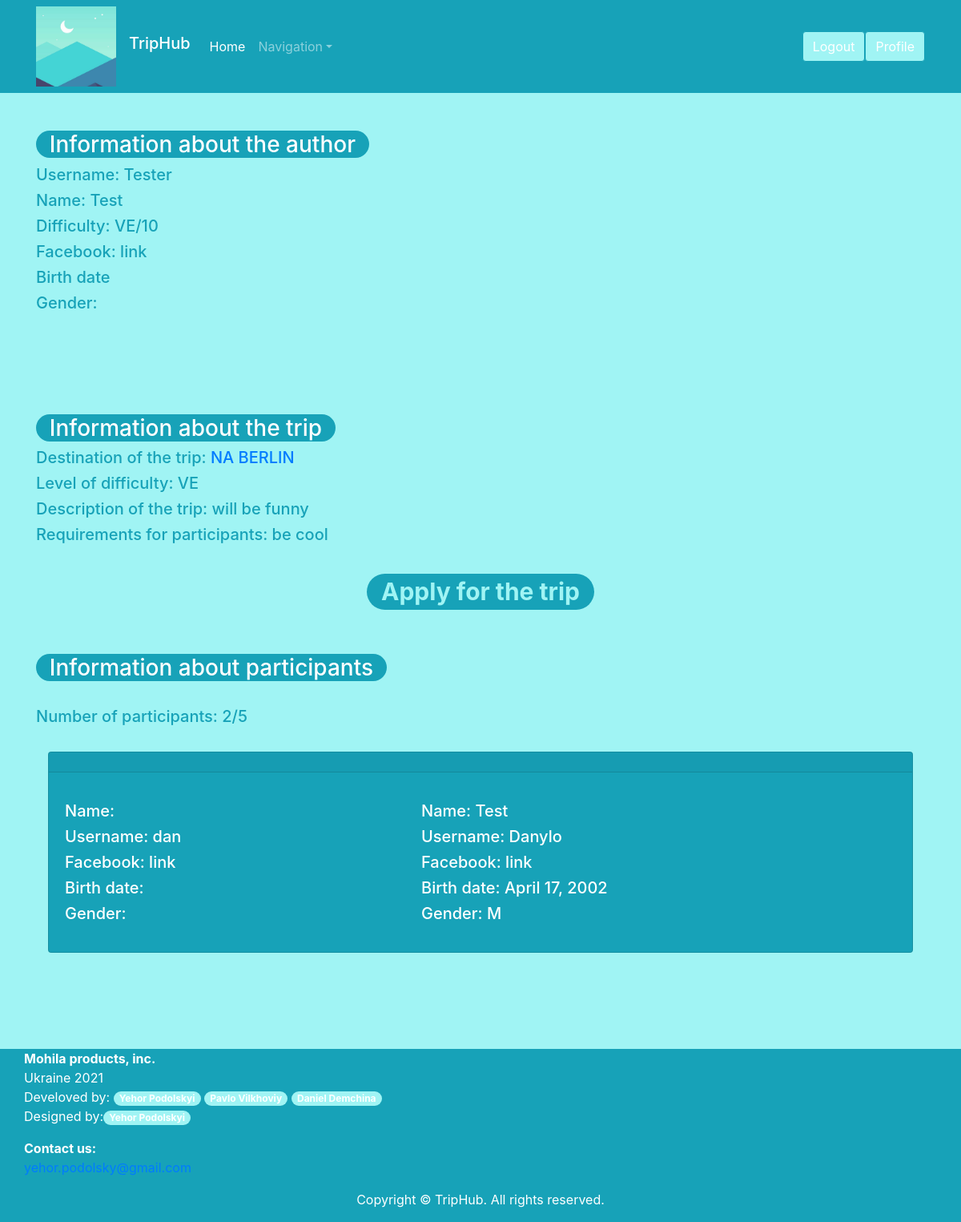
The page /trips/trip/1 (signed in) on the database its author committed.
### trips/models.py (models this page shows, shortened)
class Trip(models.Model):
    name_tr = models.CharField(max_length=100, unique=True)
    destination = models.CharField(max_length=30)
    description = models.TextField()
    requirements = models.TextField()
    startDate = models.DateField(default='2021-07-21')
    numberOfParticipants = models.IntegerField()
    google_link = models.URLField()
    created_at = models.DateTimeField(auto_now_add=True)
    author = models.ForeignKey(User, related_name='trips', on_delete=models.CASCADE)
    difficulty_level = models.CharField(max_length=30, choices=DIFFICULTY_LEVELS)

class Participation(models.Model):
    trip = models.ForeignKey(Trip, related_name='participation', on_delete=models.CASCADE)
    applied_by = models.ForeignKey(User, related_name='participation', on_delete=models.CASCADE)
    applied_at = models.DateTimeField(auto_now_add=True)

class Profile(models.Model):
    user = models.OneToOneField(User, on_delete=models.CASCADE)
    first_name = models.CharField(max_length=100)
    second_name = models.CharField(max_length=100)
    email = models.EmailField()
    facebook = models.URLField()
    date_of_birth = models.DateField()
    phone = models.CharField(max_length=10)
    gender = models.CharField(max_length=6, choices=GENDER_CHOICES)

### trips/views.py (the view)
# urls.py: path('trip/<int:trip_id>', views.current_trip, name='current_trip'),
@login_required
def current_trip(request, trip_id):
    trip = get_object_or_404(Trip, pk=trip_id)
    parts = Participation.objects.filter(trip=trip)
    num = parts.count()
    context = {
        'trip': trip,
        'parts': parts,
        'number': num,
    }
    return render(request, 'current_trip.html', context)

### templates/current_trip.html (shortened to what this page needs)
{% load static %}
<!DOCTYPE html>
<html lang="en">
<head>
    <link href="{% static 'css/bootstrap-4.0.0.css' %}" rel="stylesheet">
</head>
<body class="bg text-info" style="background-color: #A0F4F4">
    <nav class="navbar navbar-expand-lg navbar-dark bg-info">
        <div class="container">
            <img class="mr-3" src="{% static 'images/logo.jpg' %}" style="height: 100px">
            <h1 class="navbar-brand">TripHub</h1>
            <div class="collapse navbar-collapse" id="navbarSupportedContent">
                <ul class="navbar-nav mr-auto">
                    <li class="nav-item active">
                        <a class="nav-link" href="{% url 'index' %}">Home <span class="sr-only">(current)</span></a>
                    </li>
                    <li class="nav-item dropdown">
                        <a class="nav-link dropdown-toggle" href="#" id="navbarDropdown" role="button" data-toggle="dropdown" aria-haspopup="true" aria-expanded="false">Navigation</a>
                    </li>
                </ul>
                <form class="form-inline my-2 my-lg-0">
                    <a href="{% url 'logout' %}" class="btn btn-info" style="background-color: #A0F4F4">Logout</a>
                </form>
                <form class="form-inline my-2 my-lg-0">
                    <a href="{% url 'profile' %}" class="btn btn-info" style="background-color: #A0F4F4">Profile</a>
                </form>
            </div>
        </div>
    </nav>
    <div class="container">
        <br>
        <div class="col-lg-12">
            <br>
        </div>
        <h3><span class="badge-lg badge-info badge-pill">Information about the author</span></h3>
        <div class="row">
            <div class="col-5">
                <h5>Username: <a id="author_name">{{trip.author.username}}</a></h5>
                <h5>Name: <a id="author_name">{{trip.author.first_name}}</a></h5>
                <h5>Difficulty: <a id="author_rating">{{trip.difficulty_level}}</a>/10</h5>
                <h5>Facebook: <a id="facebook_link" href="{{ trip.author.profile.facebook }}"><a id="author_name">link</a></a>
                </h5>
                <h5>Birth date <a id="age">{{trip.author.profile.date_of_birth}}</a></h5>
                <h5>Gender: <a id="gender">{{trip.author.profile.gender}}</a></h5>
                <br>
                <br>
            </div>
        </div>
        <br>
        <br>
        <br>
        <h3><span class="badge-lg badge-info badge-pill">Information about the trip</span></h3>
        <h5>Destination of the trip: <a id="destination" href="#">{{ trip.destination }}</a></h5>
        <h5>Level of difficulty: <a id="level">{{trip.difficulty_level}}</a></h5>
        <h5>Description of the trip: <a id="description">{{trip.description}}</a></h5>
        <h5>Requirements for participants: <a id="requirements">{{trip.requirements}}</a></h5>
        <br>
        <h1 class="text-center"><a class="badge badge-info badge-pill" style="color: #A0F4F4" href="{% url 'apply' trip.pk %}">Apply for the trip</a></h1>
        <br>
        <br>
        <h3><span class="badge-lg badge-info badge-pill">Information about participants</span></h3>
        <br>
        <h5>Number of participants: <a id="currentNumber">{{ number }}</a>/<a id="maxNumber">{{ trip.numberOfParticipants }}</a></h5>
        <br>
        <div class="container text-white" id="trip_card">
            <div class="card bg-info">
                <div class="card-header">
                </div>
                <div class="card-body">
                    <div class="row">
                        {% for part in parts %}
                        <div class="col-5">
                            <p class="card-text">
                                <h5>Name: <a id="part_name">{{ part.applied_by.profile.first_name }}</a></h5>
                                <h5>Username: <a id="username">{{ part.applied_by.username }}</a></h5>
                                <h5>Facebook: <a id="part_facebook" href="{{part.applied_by.profile.facebook}}"><a id="part_name">link</a></a>
                                </h5>
                                <h5>Birth date: <a id="part_age">{{part.applied_by.profile.date_of_birth}}</a></h5>
                                <h5>Gender: <a id="part_gender">{{part.applied_by.profile.gender}}</a></h5>
                            </p>
                        </div>
                        {% endfor %}
                    </div>
                </div>
            </div>
        </div>
    </div>
    <div class="col-lg-12">
        <br/>
        <br/>
        <br/>
        <br/>
        <br/>
    </div>
    <div class="container-fluid text-white bg-info">
        <div class="col-lg-12">
            <address>
            <strong>Mohila products, inc.</strong><br>
            Ukraine 2021 <br>
            Develoved by: <span class="badge badge-pill" style="background-color: #A0F4F4">Yehor Podolskyi</span> <span class="badge badge-pill" style="background-color: #A0F4F4"> Pavlo Vilkhoviy</span> <span class="badge badge-pill" style="background-color: #A0F4F4">Daniel Demchina</span><br>
			  Designed by:<span class="badge badge-pill" style="background-color: #A0F4F4"> Yehor Podolskyi</span>
          </address>
            <address>
            <strong>Contact us:</strong><br>
            <a href="mailto:yehor.podolsky@gmail.com">yehor.podolsky@gmail.com</a>
          </address>
        </div>
        <footer class="text-center">
            <div class="container">
                <div class="row">
                    <div class="col">
                        <p>Copyright © TripHub. All rights reserved.</p>
                    </div>
                </div>
            </div>
        </footer>
    </div>
</body>
</html>

### rows shown on the page
Trip: author.username "Tester", author.first_name "Test", difficulty_level "VE", destination "NA BERLIN", description "will be funny", requirements "be cool", numberOfParticipants "5"
Participation: applied_by.username "dan"
Participation: applied_by.profile.first_name "Test", applied_by.username "Danylo", applied_by.profile.date_of_birth "April 17, 2002", applied_by.profile.gender "M"

### other values the page prints
{{ number }} "2"
